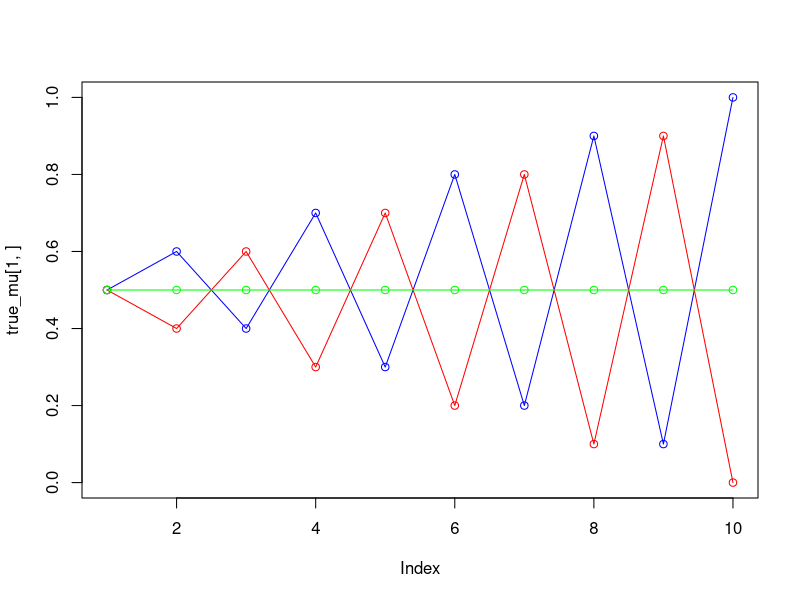
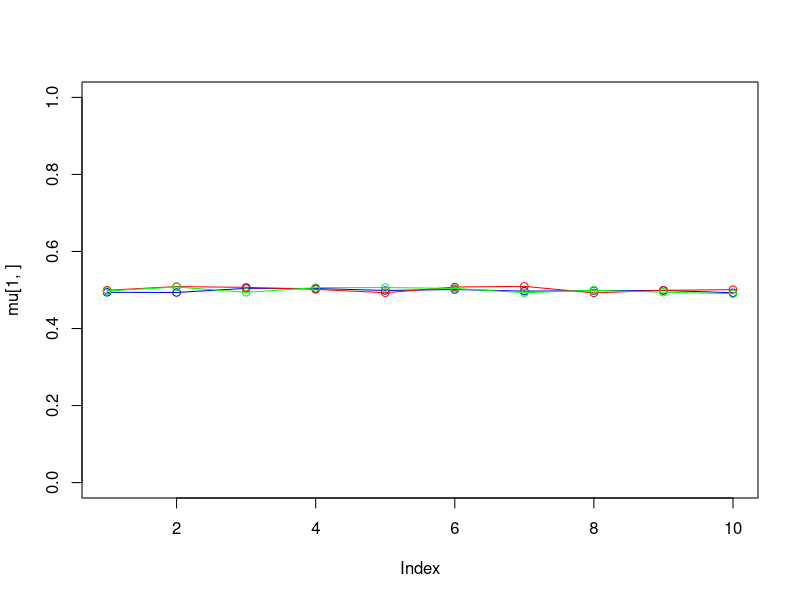
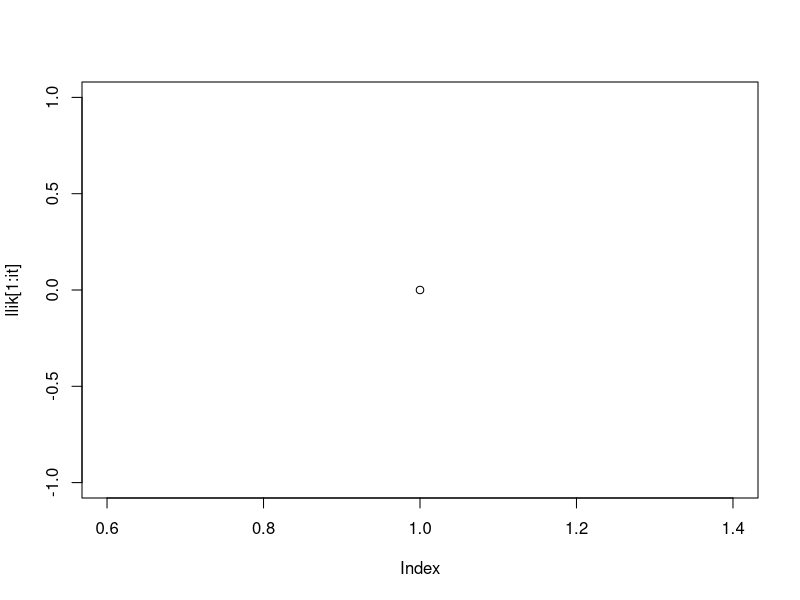

R code for these plots, in order:
# Assignment 2
set.seed(1234567890)

# max number of EM iterations
max_it = 1

# min change in log likelihood between two consecutive EM iterations
min_change = 0.1 

# number of training points
N = 1000 

# number of dimensions
D = 10

# training data
x = matrix(nrow=N, ncol=D) 

# true mixing coefficients
true_pi = vector(length = 3) 

# true conditional distributions
true_mu = matrix(nrow=3, ncol=D)

true_pi=c(1/3, 1/3, 1/3)
true_mu[1,]=c(0.5,0.6,0.4,0.7,0.3,0.8,0.2,0.9,0.1,1)
true_mu[2,]=c(0.5,0.4,0.6,0.3,0.7,0.2,0.8,0.1,0.9,0)
true_mu[3,]=c(0.5,0.5,0.5,0.5,0.5,0.5,0.5,0.5,0.5,0.5)

plot(true_mu[1,], type="o", col="blue", ylim=c(0,1))

points(true_mu[2,], type="o", col="red")
points(true_mu[3,], type="o", col="green")

# Producing the training data
for(n in 1:N) {
  k <- sample(1:3,1,prob=true_pi)
  for(d in 1:D) {
    x[n,d] <- rbinom(1,1,true_mu[k,d])
  }
}

# number of guessed components
K = 3 

# fractional component assignments
z = matrix(nrow=N, ncol=K) 

# mixing coefficients
pi = vector(length = K)

# conditional distributions
mu = matrix(nrow=K, ncol=D) 

# log likelihood of the EM iterations
llik = vector(length = max_it)

# Random initialization of the paramters
pi <- runif(K,0.49,0.51)
pi <- pi / sum(pi)
for(k in 1:K) {
  mu[k,] <- runif(D,0.49,0.51)
}

pi
mu

pbern = function(x, p) {
  return(p * (1-p)^(1-x))
}

bernoulli = function(X_f, mu_f) {
  
  bernulli_product = 1
  
  for (i in 1:length(mu_f)) {
    bernulli_product = bernulli_product * pbern(X_f[i], mu_f[i])
  }
  return(bernulli_product)
}

initialize_gamma = function(x, mu, pi) {
  
  l_x = x
  l_mu = mu
  l_pi = pi
  
  gamma = function(n, k) {
    
    X = x[n,]
    
    ##### Nominator
    bernoulli_x_given_mu = bernoulli(X_f = X, mu_f = l_mu[k,])
    
    p_given_x_nom = pi[k] * bernoulli_x_given_mu
    
    ##### Denominator
    denominator_sum = 0
    
    for (j in 1:nrow(l_mu)) {
      
      ## First Bernoulli
      bernoulli_x_given_mu_denom = bernoulli(X_f = X, mu_f = l_mu[j,])
      p_given_x_denom = pi[j] * bernoulli_x_given_mu_denom
      denominator_sum = denominator_sum + p_given_x_denom
    }
    
    return(p_given_x_nom/denominator_sum)
  }
   
  return(gamma)
}



gamma_calc = initialize_gamma(x, mu, pi)

for(it in 1:max_it) {
  plot(mu[1,], type="o", col="blue", ylim=c(0,1))
  points(mu[2,], type="o", col="red")
  points(mu[3,], type="o", col="green")
  #points(mu[4,], type="o", col="yellow")
  Sys.sleep(0.5)
  # E-step: Computation of the fractional component assignments
  # The E-step estimates the probability of each point belonging to each cluster
  # Your code here
  for (l_n in 1:N) {
    for (l_k in 1:K) {
      z[l_n, l_k] = gamma_calc(l_n, l_k)
    }
  }
  
  #Log likelihood computation.
  # Your code here
  
  cat("iteration: ", it, "log likelihood: ", llik[it], "\n")
  flush.console()
  # Stop if the lok likelihood has not changed significantly
  # Your code here
  
  sum = 0
  
  for (i in 1:N) {
    k_sum = 0
    for (l_k in 1:K) {
      current_val = pi[k] * bernoulli(X_f = x[i,], mu_f = mu[l_k,])
      k_sum = k_sum + current_val
    }
    
    ln_sum = log(k_sum)
    sum = sum + ln_sum
  }
  
  a = 5
  #M-step: ML parameter estimation from the data and fractional component assignments
  # Your code here
  
}

pi
mu
plot(llik[1:it], type="o")















